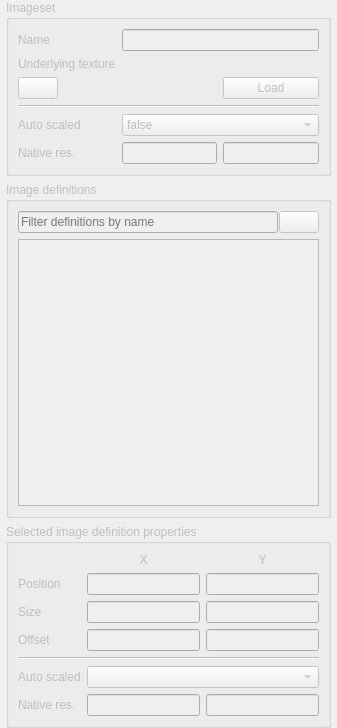
<?xml version="1.0" encoding="UTF-8"?>
<ui version="4.0">
 <class>ImagesetEditorDockWidget</class>
 <widget class="QDockWidget" name="ImagesetEditorDockWidget">
  <property name="enabled">
   <bool>false</bool>
  </property>
  <property name="geometry">
   <rect>
    <x>0</x>
    <y>0</y>
    <width>337</width>
    <height>728</height>
   </rect>
  </property>
  <property name="sizePolicy">
   <sizepolicy hsizetype="Preferred" vsizetype="Expanding">
    <horstretch>0</horstretch>
    <verstretch>0</verstretch>
   </sizepolicy>
  </property>
  <property name="minimumSize">
   <size>
    <width>337</width>
    <height>541</height>
   </size>
  </property>
  <property name="focusPolicy">
   <enum>Qt::ClickFocus</enum>
  </property>
  <property name="windowTitle">
   <string>Imageset Editing</string>
  </property>
  <widget class="QWidget" name="dockWidgetContents">
   <layout class="QVBoxLayout" name="verticalLayout">
    <property name="spacing">
     <number>6</number>
    </property>
    <property name="sizeConstraint">
     <enum>QLayout::SetNoConstraint</enum>
    </property>
    <property name="leftMargin">
     <number>6</number>
    </property>
    <property name="topMargin">
     <number>0</number>
    </property>
    <property name="rightMargin">
     <number>6</number>
    </property>
    <property name="bottomMargin">
     <number>0</number>
    </property>
    <item>
     <widget class="QGroupBox" name="imagesetGroupBox">
      <property name="minimumSize">
       <size>
        <width>0</width>
        <height>172</height>
       </size>
      </property>
      <property name="title">
       <string>Imageset</string>
      </property>
      <layout class="QGridLayout" name="gridLayout_2">
       <item row="5" column="2">
        <widget class="QLineEdit" name="nativeVertRes"/>
       </item>
       <item row="5" column="1">
        <widget class="QLineEdit" name="nativeHorzRes"/>
       </item>
       <item row="5" column="0">
        <widget class="QLabel" name="nativeResolutionLabel">
         <property name="toolTip">
          <string>Native resolution</string>
         </property>
         <property name="text">
          <string>Native res.</string>
         </property>
        </widget>
       </item>
       <item row="4" column="1" colspan="2">
        <widget class="QComboBox" name="autoScaled">
         <item>
          <property name="text">
           <string>false</string>
          </property>
         </item>
         <item>
          <property name="text">
           <string>vertical</string>
          </property>
         </item>
         <item>
          <property name="text">
           <string>horizontal</string>
          </property>
         </item>
         <item>
          <property name="text">
           <string>min</string>
          </property>
         </item>
         <item>
          <property name="text">
           <string>max</string>
          </property>
         </item>
         <item>
          <property name="text">
           <string>true</string>
          </property>
         </item>
        </widget>
       </item>
       <item row="0" column="1" colspan="2">
        <widget class="QLineEdit" name="name"/>
       </item>
       <item row="2" column="2">
        <widget class="QPushButton" name="imageLoad">
         <property name="text">
          <string>Load</string>
         </property>
        </widget>
       </item>
       <item row="1" column="1" colspan="2">
        <widget class="FileLineEdit" name="image" native="true">
         <property name="sizePolicy">
          <sizepolicy hsizetype="Preferred" vsizetype="Fixed">
           <horstretch>0</horstretch>
           <verstretch>0</verstretch>
          </sizepolicy>
         </property>
        </widget>
       </item>
       <item row="1" column="0">
        <widget class="QLabel" name="imageLabel">
         <property name="text">
          <string>Underlying texture</string>
         </property>
        </widget>
       </item>
       <item row="0" column="0">
        <widget class="QLabel" name="nameLabel">
         <property name="text">
          <string>Name</string>
         </property>
         <property name="buddy">
          <cstring>name</cstring>
         </property>
        </widget>
       </item>
       <item row="4" column="0">
        <widget class="QLabel" name="autoScaledLabel">
         <property name="text">
          <string>Auto scaled</string>
         </property>
        </widget>
       </item>
       <item row="3" column="0" colspan="3">
        <widget class="Line" name="line_2">
         <property name="orientation">
          <enum>Qt::Horizontal</enum>
         </property>
        </widget>
       </item>
       <item row="2" column="0">
        <widget class="QPushButton" name="btnHelp">
         <property name="sizePolicy">
          <sizepolicy hsizetype="Fixed" vsizetype="Fixed">
           <horstretch>0</horstretch>
           <verstretch>0</verstretch>
          </sizepolicy>
         </property>
         <property name="toolTip">
          <string>Show help overlay</string>
         </property>
         <property name="text">
          <string/>
         </property>
         <property name="icon">
          <iconset resource="../../data/Resources.qrc">
           <normaloff>:/icons/actions/help_about.png</normaloff>:/icons/actions/help_about.png</iconset>
         </property>
         <property name="checkable">
          <bool>true</bool>
         </property>
         <property name="flat">
          <bool>false</bool>
         </property>
        </widget>
       </item>
      </layout>
     </widget>
    </item>
    <item>
     <widget class="QGroupBox" name="imagesGroupBox">
      <property name="sizePolicy">
       <sizepolicy hsizetype="Preferred" vsizetype="Expanding">
        <horstretch>0</horstretch>
        <verstretch>0</verstretch>
       </sizepolicy>
      </property>
      <property name="minimumSize">
       <size>
        <width>0</width>
        <height>120</height>
       </size>
      </property>
      <property name="title">
       <string>Image definitions</string>
      </property>
      <layout class="QVBoxLayout" name="verticalLayout_2">
       <item>
        <widget class="QWidget" name="widget" native="true">
         <layout class="QHBoxLayout" name="horizontalLayout">
          <property name="spacing">
           <number>1</number>
          </property>
          <property name="leftMargin">
           <number>0</number>
          </property>
          <property name="topMargin">
           <number>0</number>
          </property>
          <property name="rightMargin">
           <number>0</number>
          </property>
          <property name="bottomMargin">
           <number>0</number>
          </property>
          <item>
           <widget class="QLineEdit" name="filterBox">
            <property name="placeholderText">
             <string>Filter definitions by name</string>
            </property>
           </widget>
          </item>
          <item>
           <widget class="QPushButton" name="filterResetButton">
            <property name="toolTip">
             <string>Reset the filter</string>
            </property>
            <property name="text">
             <string/>
            </property>
            <property name="icon">
             <iconset resource="../../data/Resources.qrc">
              <normaloff>:/icons/imageset_editing/filter_reset.png</normaloff>:/icons/imageset_editing/filter_reset.png</iconset>
            </property>
            <property name="iconSize">
             <size>
              <width>16</width>
              <height>16</height>
             </size>
            </property>
            <property name="autoDefault">
             <bool>false</bool>
            </property>
            <property name="default">
             <bool>false</bool>
            </property>
            <property name="flat">
             <bool>false</bool>
            </property>
           </widget>
          </item>
         </layout>
        </widget>
       </item>
       <item>
        <widget class="QListWidget" name="list">
         <property name="editTriggers">
          <set>QAbstractItemView::DoubleClicked|QAbstractItemView::EditKeyPressed|QAbstractItemView::SelectedClicked</set>
         </property>
         <property name="alternatingRowColors">
          <bool>false</bool>
         </property>
         <property name="selectionMode">
          <enum>QAbstractItemView::ExtendedSelection</enum>
         </property>
         <property name="iconSize">
          <size>
           <width>32</width>
           <height>32</height>
          </size>
         </property>
         <property name="selectionRectVisible">
          <bool>true</bool>
         </property>
         <property name="sortingEnabled">
          <bool>true</bool>
         </property>
        </widget>
       </item>
      </layout>
     </widget>
    </item>
    <item>
     <widget class="QGroupBox" name="propertiesGroupBox">
      <property name="title">
       <string>Selected image definition properties</string>
      </property>
      <layout class="QGridLayout" name="gridLayout">
       <item row="0" column="2">
        <widget class="QLabel" name="yColumnLabel">
         <property name="text">
          <string>Y</string>
         </property>
         <property name="alignment">
          <set>Qt::AlignCenter</set>
         </property>
        </widget>
       </item>
       <item row="2" column="0">
        <widget class="QLabel" name="sizeLabel">
         <property name="text">
          <string>Size</string>
         </property>
        </widget>
       </item>
       <item row="1" column="2">
        <widget class="QLineEdit" name="positionY">
         <property name="sizePolicy">
          <sizepolicy hsizetype="Expanding" vsizetype="Fixed">
           <horstretch>0</horstretch>
           <verstretch>0</verstretch>
          </sizepolicy>
         </property>
        </widget>
       </item>
       <item row="1" column="0">
        <widget class="QLabel" name="positionLabel">
         <property name="text">
          <string>Position</string>
         </property>
        </widget>
       </item>
       <item row="5" column="0">
        <widget class="QLabel" name="autoScaledPerImageLabel">
         <property name="text">
          <string>Auto scaled</string>
         </property>
        </widget>
       </item>
       <item row="2" column="2">
        <widget class="QLineEdit" name="height"/>
       </item>
       <item row="2" column="1">
        <widget class="QLineEdit" name="width"/>
       </item>
       <item row="3" column="1">
        <widget class="QLineEdit" name="offsetX"/>
       </item>
       <item row="3" column="2">
        <widget class="QLineEdit" name="offsetY"/>
       </item>
       <item row="3" column="0">
        <widget class="QLabel" name="offsetLabel">
         <property name="text">
          <string>Offset</string>
         </property>
        </widget>
       </item>
       <item row="1" column="1">
        <widget class="QLineEdit" name="positionX"/>
       </item>
       <item row="0" column="1">
        <widget class="QLabel" name="xColumnLabel">
         <property name="text">
          <string>X</string>
         </property>
         <property name="alignment">
          <set>Qt::AlignCenter</set>
         </property>
        </widget>
       </item>
       <item row="5" column="1" colspan="2">
        <widget class="QComboBox" name="autoScaledPerImage">
         <item>
          <property name="text">
           <string/>
          </property>
         </item>
         <item>
          <property name="text">
           <string>false</string>
          </property>
         </item>
         <item>
          <property name="text">
           <string>vertical</string>
          </property>
         </item>
         <item>
          <property name="text">
           <string>horizontal</string>
          </property>
         </item>
         <item>
          <property name="text">
           <string>min</string>
          </property>
         </item>
         <item>
          <property name="text">
           <string>max</string>
          </property>
         </item>
         <item>
          <property name="text">
           <string>true</string>
          </property>
         </item>
        </widget>
       </item>
       <item row="6" column="0">
        <widget class="QLabel" name="nativeResPerImageLabel">
         <property name="text">
          <string>Native res.</string>
         </property>
        </widget>
       </item>
       <item row="6" column="1">
        <widget class="QLineEdit" name="nativeHorzResPerImage"/>
       </item>
       <item row="6" column="2">
        <widget class="QLineEdit" name="nativeVertResPerImage"/>
       </item>
       <item row="4" column="0" colspan="3">
        <widget class="Line" name="line">
         <property name="orientation">
          <enum>Qt::Horizontal</enum>
         </property>
        </widget>
       </item>
      </layout>
     </widget>
    </item>
   </layout>
  </widget>
 </widget>
 <customwidgets>
  <customwidget>
   <class>FileLineEdit</class>
   <extends>QWidget</extends>
   <header>src/ui/widgets/FileLineEdit.h</header>
   <container>1</container>
  </customwidget>
 </customwidgets>
 <resources>
  <include location="../../data/Resources.qrc"/>
 </resources>
 <connections>
  <connection>
   <sender>filterResetButton</sender>
   <signal>clicked()</signal>
   <receiver>filterBox</receiver>
   <slot>clear()</slot>
   <hints>
    <hint type="sourcelabel">
     <x>316</x>
     <y>208</y>
    </hint>
    <hint type="destinationlabel">
     <x>158</x>
     <y>208</y>
    </hint>
   </hints>
  </connection>
 </connections>
</ui>
